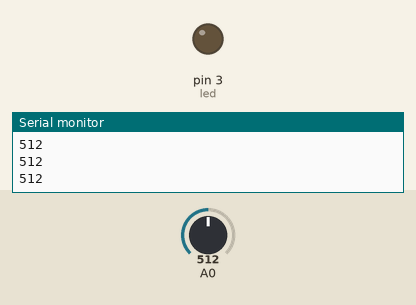
Simulated run of this sketch. Board: Arduino Uno, built with avr-gcc and run on an emulated ATmega328P. Parts: output pins drawn as LEDs (lit = HIGH), the last lines printed to the serial monitor. Inputs (shaded band) come from the test bench; at power-on: A0 = 512.

Above: at 1.2 s.
1.3 s: A0 set to 207
2.8 s: A0 set to 191
At 3.7 s:
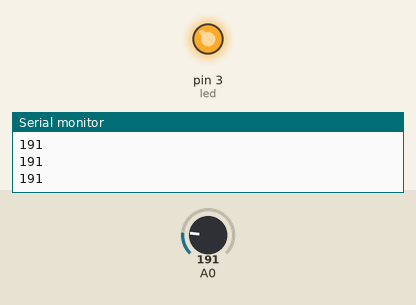
4.4 s: A0 set to 210
At 5.1 s:
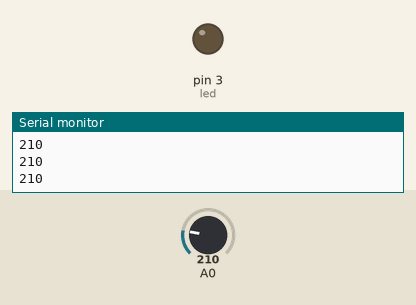
6.0 s: A0 set to 190
At 6.5 s:
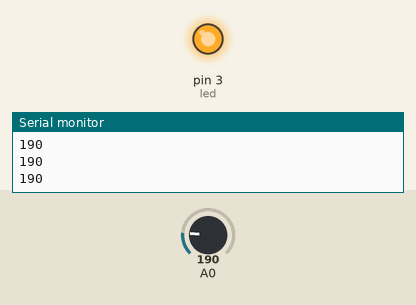
Timing chart, 0 to 8.6 s (numbered marks = the images above; inputs shaded):
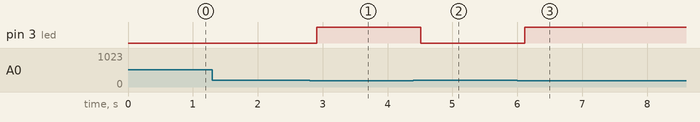

The sketch:

LDR_isiga_bagli_direnc_ile_led_yakma.ino
```cpp
#define led 3

void setup(){

pinMode(led,OUTPUT);
Serial.begin(9600);

}


void loop(){

   int isik = analogRead(A0);
  Serial.println(isik);
  delay(100);
  if(isik > 200){
    digitalWrite(led,LOW);
  }
  if (isik < 200) {
    digitalWrite(led,HIGH);
  }

}
```

Measured:
- the behaviour switches between 200 and 199 on A0 (found by bisection; images 0 and 1)
- after the input at 2.8 s, pin 3 (led): LOW → HIGH after 0.11 s
- after the input at 4.4 s, pin 3 (led): HIGH → LOW after 0.11 s
- after the input at 6.0 s, pin 3 (led): LOW → HIGH after 0.12 s
